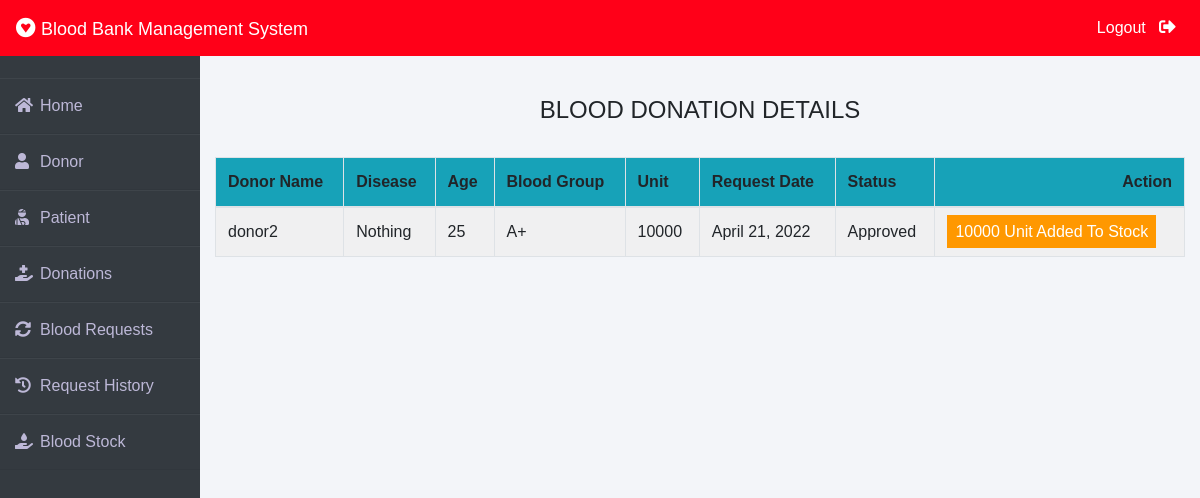
The page /admin-donation (signed in) on the database as committed earlier.
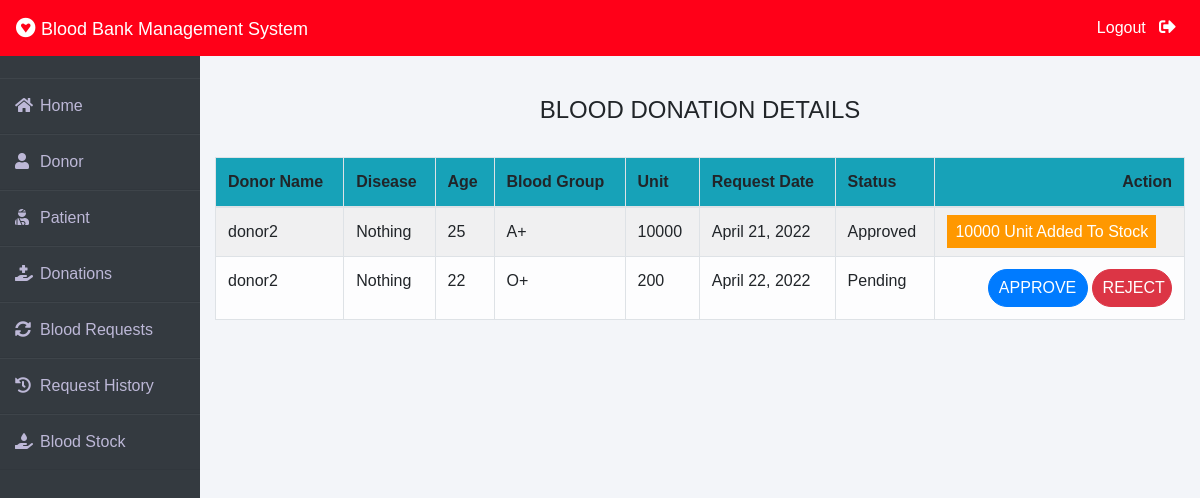
The same page on the database as committed later.
### donor/models.py (models this page shows, shortened)
class BloodDonate(models.Model):
    donor=models.ForeignKey(Donor,on_delete=models.CASCADE)
    disease=models.CharField(max_length=100,default="Nothing")
    age=models.PositiveIntegerField()
    bloodgroup=models.CharField(max_length=10)
    unit=models.PositiveIntegerField(default=0)
    status=models.CharField(max_length=20,default="Pending")
    date=models.DateField(auto_now=True)

class Donor(models.Model):
    user=models.OneToOneField(User,on_delete=models.CASCADE)
    profile_pic= models.ImageField(upload_to='profile_pic/Donor/',null=True,blank=True)
    bloodgroup=models.CharField(max_length=10)
    address = models.CharField(max_length=40)
    mobile = models.CharField(max_length=20,null=False)
    def __str__(self):
        return self.user.first_name

### blood/views.py (the view)
# urls.py: path('admin-donation', views.admin_donation_view,name='admin-donation'),
@login_required(login_url='adminlogin')
def admin_donation_view(request):
    donations=dmodels.BloodDonate.objects.all()
    return render(request,'blood/admin_donation.html',{'donations':donations})

### templates/blood/admin_donation.html (shortened to what this page needs)
{% extends 'blood/adminbase.html' %}
{% block content %}
{% load widget_tweaks %}
{%load static%}
<head>
   </head>
<br><br>
<div class="container">
    <H4 class="text-center">BLOOD DONATION DETAILS</H4><br>
    <table class="table table-light table-hover table-bordered table-striped">
        <thead class="bg-info">
            <tr>
                <th scope="col">Donor Name</th>
                <th scope="col">Disease</th>
                <th scope="col">Age</th>
                <th scope="col">Blood Group</th>
                <th scope="col">Unit</th>
                <th scope="col">Request Date</th>
                <th scope="col">Status</th>
                <th class="text-right">Action</th>
            </tr>
        </thead>
        <tbody>
            {% for t in donations %}
            <tr>
                <td> {{t.donor}}</td>
                <td> {{t.disease}}</td>
                <td> {{t.age}}</td>
                <td>{{t.bloodgroup}}</td>
                <td>{{t.unit}}</td>
                <td>{{t.date}}</td>
                <td>{{t.status}}</td>
                {% if t.status == 'Pending' %}
                <td class="text-right">
                    <button class="btn btn-primary badge-pill" style="width: 100px;"><a  style="text-decoration: none;color: white;" href="{% url 'approve-donation' t.id  %}">APPROVE</a> </button>
                    <button class="btn btn-danger badge-pill" style="width: 80px;"><a  style="text-decoration: none;color: white;" href="{% url 'reject-donation' t.id  %}">REJECT</a> </button>
                </td>
                {% elif  t.status == 'Approved' %}
                <td><span class="label warning">{{t.unit}} Unit Added To Stock</span></td>
                {% else %}
                <td><span class="label danger">0 Unit Added To Stock</span></td>
                {% endif %}
            </tr>
            {% endfor %}
        </tbody>
    </table>
</div>
{% endblock content %}

### templates/blood/adminbase.html (shortened to what this page needs)
<!DOCTYPE html>
<html lang="en">
<head>
    <link rel="stylesheet" href="https://maxcdn.bootstrapcdn.com/bootstrap/4.0.0/css/bootstrap.min.css">
    <link rel="stylesheet" href="https://cdnjs.cloudflare.com/ajax/libs/font-awesome/5.14.0/css/all.css">
</head>
<body>
    <nav class="navbar navbar-expand-lg navbar-light fixed-top bg-danger">
        <a style="color:white;" class="navbar-brand" href="/"><i class="fab fa-gratipay"></i>&nbsp;<font face = "Comic sans MS" size ="4">Blood Bank Management System</font></a>
        <div class="navbar-collapse collapse w-100 order-3 dual-collapse2">
            <ul class="navbar-nav ml-auto">
                <li class="nav-item">
                    <a class="nav-link" style="color: white;" href="/logout">Logout &nbsp; <i class="fas fa-sign-out-alt"></i></a>
                </li>
            </ul>
        </div>
      </nav>
<br><br>
<div class="wrapper">
    <div class="sidebar">
        <ul>
            <li><a style="text-decoration:none;" href="/"><i class="fas fa-home"></i>Home</a></li>
            <li><a style="text-decoration:none;" href="/admin-donor"><i class="fas fa-user"></i>Donor</a></li>
            <li><a style="text-decoration:none;" href="/admin-patient"><i class="fas fa-user-injured"></i>Patient</a></li>
            <li><a style="text-decoration:none;" href="/admin-donation"><i class="fas fa-hand-holding-medical"></i>Donations</a></li>
            <li><a style="text-decoration:none;" href="/admin-request"><i class="fas fa-sync-alt"></i>Blood Requests</a></li>
            <li><a style="text-decoration:none;" href="/admin-request-history"><i class="fas fa-history"></i>Request History</a></li>
            <li><a style="text-decoration:none;" href="/admin-blood"><i class="fas fa-hand-holding-water"></i>Blood Stock</a></li>
        </ul>
    </div>
    <div class="main_content">
{% block content %}
{% endblock content %}
    </div>
</div>
</body>
</html>

### templates/blood/adminbase.html (style rules this page uses)
* { margin: 0; padding: 0; box-sizing: border-box; list-style: none; text-decoration: none; font-family: 'Josefin Sans', sans-serif; }
body { background-color: #f3f5f9; }
.bg-danger { background-color: #ff0018!important; }
.wrapper { display: flex; position: relative; }
.wrapper .sidebar { width: 200px; height: 100%; background: #343a40; padding: 30px 0px; position: fixed; }
.wrapper .sidebar ul li { padding: 15px; border-bottom: 1px solid #bdb8d7; border-bottom: 1px solid rgba(0,0,0,0.05); border-top: 1px solid rgba(255,255,255,0.05); }
.wrapper .sidebar ul li a { color: #bdb8d7; display: block; }
.wrapper .sidebar ul li a .fas { width: 25px; }
.wrapper .main_content { width: 100%; margin-left: 200px; }
.fa-sign-out-alt { color: white; font-size: 2ex; }

### templates/blood/admin_donation.html (style rules this page uses)
.label { color: white; padding: 8px; }
.warning { background-color: #ff9800; }

Rows that differ between the two databases and show on the page:
added BloodDonate: donor "donor2", disease "Nothing", age "22", bloodgroup "O+", unit "200", date "April 22, 2022", status "Pending", shows "APPROVE"
